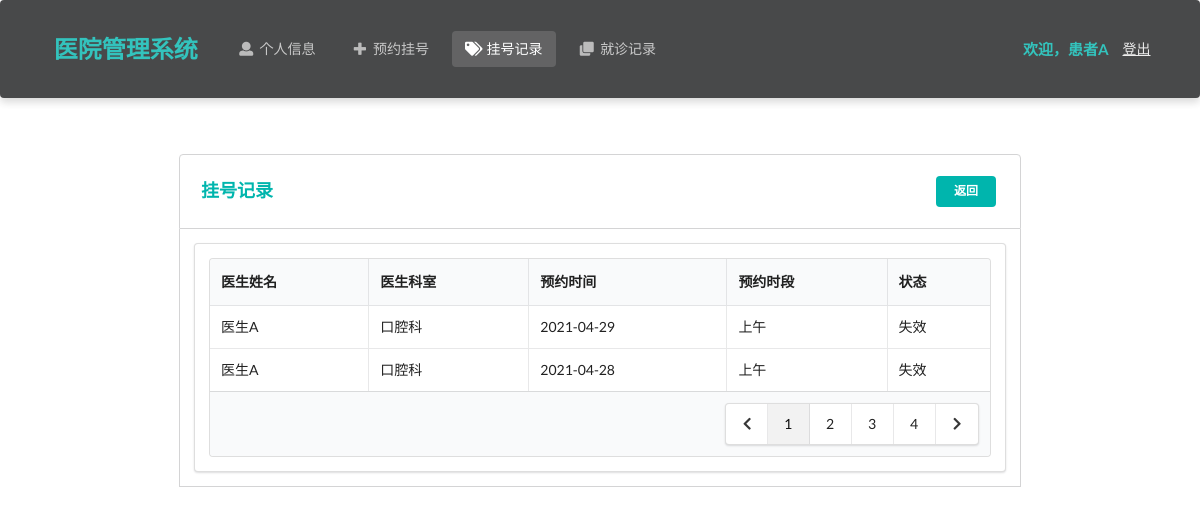
The app's page /patient/appointment (signed in), older data.
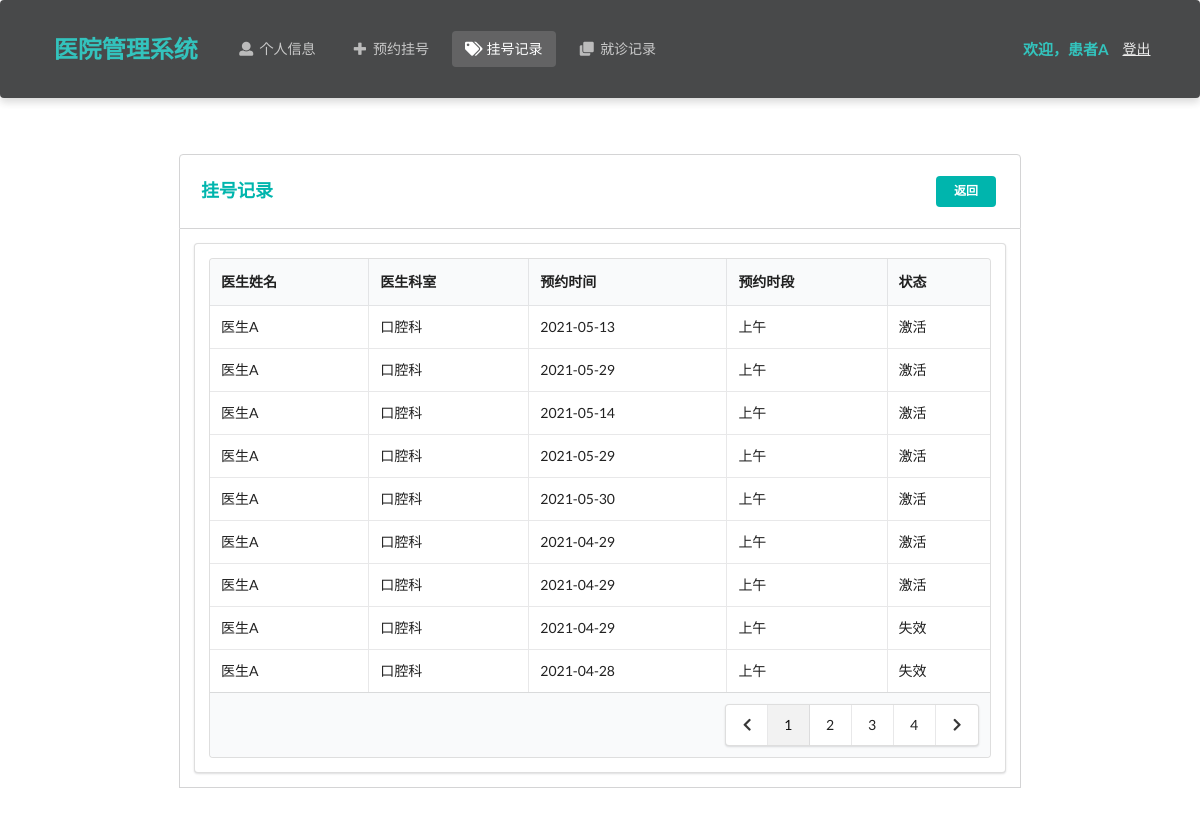
The same page, newer data.
### Hospital/models.py (models this page shows, shortened)
class Appointment(models.Model):
    time_choices = (
        ('Morning','上午'),
        ('Afternoon','下午')
    )
    patient = models.ForeignKey(Patient, on_delete=models.CASCADE) # 患者
    doctor = models.ForeignKey(Doctor, on_delete=models.CASCADE)  # 医生
    create_time = models.DateTimeField(auto_now_add=True)  # 创建时间
    appointment_date = models.DateTimeField()  # 预约日期
    appointment_time = models.CharField(max_length=10, choices=time_choices) # 预约时间（上下午）
    isActive = models.BooleanField(default=True)  # 是否有效
    class Meta:
        ordering = ["-create_time"]

class Doctor(models.Model):
    department_choices = (
        ('Department of Internal Medicine', '内科'),
        ('Department of Surgery', '外科'),
        ('Department of Pediatrics', '儿科'),
        ('Department of Obstetrics and Gynecology', '妇产科'),
        ('Department of Traditional Chinese Medicine', '中医科'),
        ('Department of Dermatology', '皮肤科'),
        ('Department of Oral Medicine', '口腔科')
    )
    title_choices = (
        ('director physician', '主任医师'),
        ('assistant director physician', '副主任医师'),
        ('physician', '医师')
    )
    name = models.CharField(max_length=10)  # 姓名
    password = models.CharField(max_length=32)  # 密码
    gender = models.CharField(max_length=32, choices=gender_choices)  # 性别
    identity_card_no = models.CharField(max_length=32, unique=True)  # 身份证号
    department = models.CharField(max_length=64, choices=department_choices)  # 科室
    title = models.CharField(max_length=64, choices=title_choices)  # 职称
    description = models.TextField(max_length=500, default='暂无简介')  # 简介
    create_time = models.DateTimeField(auto_now_add=True)  # 注册时间

### Hospital/patientViews.py (the view)
# urls.py: path('patient/appointment', patientViews.appointment)
def appointment(request):
    identity_card_no = request.session['identity_card_no']
    patient = models.Patient.objects.get(identity_card_no=identity_card_no)
    appointments = models.Appointment.objects.filter(patient=patient)
    return render(request, 'patient/appointment.html', locals())

### Hospital/templates/patient/appointment.html (shortened to what this page needs)
<!DOCTYPE html>
<html lang="ch">
<head>
    <link rel="stylesheet" href="https://cdn.jsdelivr.net/semantic-ui/2.2.4/semantic.min.css">
    <link rel="stylesheet" href="../../static/Hospital/css/me.css">
</head>
<body>
    <nav class="ui inverted  segment m-padded-tb-large m-shadow-small m-opacity-mini">
        <div class="ui container">
            <div class="ui inverted secondary stackable menu">
                <h2 class="ui teal header item">医院管理系统</h2>
                <a href="/patient/info" class="m-item item"><i class="user icon"></i>个人信息</a>
                <a href="/patient/makeAppointment" class="m-item item"><i class="plus icon"></i>预约挂号</a>
                <a href="/patient/appointment" class="active m-item item"><i class="tags icon"></i>挂号记录</a>
                <a href="/patient/diagnosis" class="m-item item"><i class="clone icon"></i>就诊记录</a>
                <div class="right m-item item">
                    <h4 class="ui teal header item">欢迎，{{ patient.name }}</h4>
                    <a href="/patient/logout/" class="text-success "><ins>登出</ins></a>
                </div>
            </div>
        </div>
    </nav>
    <div class="m-container-small m-padded-tb-big">
        <div class="container">
            <div class="ui top attached rounded padded segment">
                <div class="ui middle aligned two column grid">
                    <div class="column">
                        <h3 class="ui teal header">挂号记录</h3>
                    </div>
                    <div class="basic right aligned column">
                        <a href="/patient/info/" class="ui teal tiny centered button">返回</a>
                    </div>
                </div>
            </div>
            <div class="ui attached segment">
                <div class="ui segment ">
                    <table class="ui celled table">
                        <thead>
                            <tr>
                                <th>医生姓名</th>
                                <th>医生科室</th>
                                <th>预约时间</th>
                                <th>预约时段</th>
                                <th>状态</th>
                            </tr>
                        </thead>
                        <tbody>
                            {% for rec in appointments%}
                            <tr>
                                <td>{{ rec.doctor.name }}</td>
                                <td>{{ rec.doctor.get_department_display }}</td>
                                <td>{{ rec.appointment_date|date:"Y-m-d" }}</td>
                                <td>{{ rec.get_appointment_time_display }}</td>
                                <td>{% if rec.isActive %} 激活 {% else %} 失效 {% endif %}</div></td>
                            </tr>
                            {% endfor %}
                      <tfoot>
                        <tr><th colspan="5">
                          <div class="ui right floated pagination menu">
                            <a class="icon item">
                              <i class="left chevron icon"></i>
                            </a>
                            <a class="item active">1</a>
                            <a class="item">2</a>
                            <a class="item">3</a>
                            <a class="item">4</a>
                            <a class="icon item">
                              <i class="right chevron icon"></i>
                            </a>
                          </div>
                        </th>
                      </tr>
                      </tfoot>
                </div>
            </div>
    <br>
    <br>
    <br>
</body>
</html>

Row changes from the older to the newer data that the page shows:
added Appointment: doctor.name "医生A", doctor.department "口腔科", appointment_date "2021-05-13", appointment_time "上午", isActive "激活"
added Appointment: doctor.name "医生A", doctor.department "口腔科", appointment_date "2021-05-29", appointment_time "上午", isActive "激活"
added Appointment: doctor.name "医生A", doctor.department "口腔科", appointment_date "2021-05-14", appointment_time "上午", isActive "激活"
added Appointment: doctor.name "医生A", doctor.department "口腔科", appointment_date "2021-05-29", appointment_time "上午", isActive "激活"
added Appointment: doctor.name "医生A", doctor.department "口腔科", appointment_date "2021-05-30", appointment_time "上午", isActive "激活"
added Appointment: doctor.name "医生A", doctor.department "口腔科", appointment_date "2021-04-29", appointment_time "上午", isActive "激活"
added Appointment: doctor.name "医生A", doctor.department "口腔科", appointment_date "2021-04-29", appointment_time "上午", isActive "激活"
